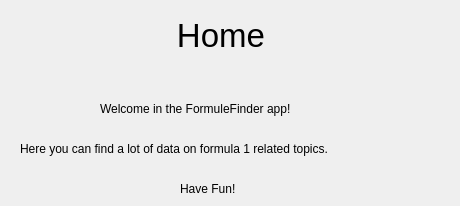
    <widget class="QWidget" name="Home_2">
     <widget class="QLabel" name="label_2">
      <property name="geometry">
       <rect>
        <x>0</x>
        <y>20</y>
        <width>451</width>
        <height>31</height>
       </rect>
      </property>
      <property name="font">
       <font>
        <pointsize>25</pointsize>
        <weight>50</weight>
        <bold>false</bold>
       </font>
      </property>
      <property name="text">
       <string>Home </string>
      </property>
      <property name="alignment">
       <set>Qt::AlignCenter</set>
      </property>
     </widget>
     <widget class="QLabel" name="label_32">
      <property name="geometry">
       <rect>
        <x>100</x>
        <y>100</y>
        <width>251</width>
        <height>17</height>
       </rect>
      </property>
      <property name="text">
       <string>Welcome in the FormuleFinder app!</string>
      </property>
     </widget>
     <widget class="QLabel" name="label_33">
      <property name="geometry">
       <rect>
        <x>20</x>
        <y>140</y>
        <width>411</width>
        <height>17</height>
       </rect>
      </property>
      <property name="text">
       <string>Here you can find a lot of data on formula 1 related topics.</string>
      </property>
     </widget>
     <widget class="QLabel" name="label_34">
      <property name="geometry">
       <rect>
        <x>180</x>
        <y>180</y>
        <width>181</width>
        <height>17</height>
       </rect>
      </property>
      <property name="text">
       <string>Have Fun!</string>
      </property>
     </widget>
    </widget>
